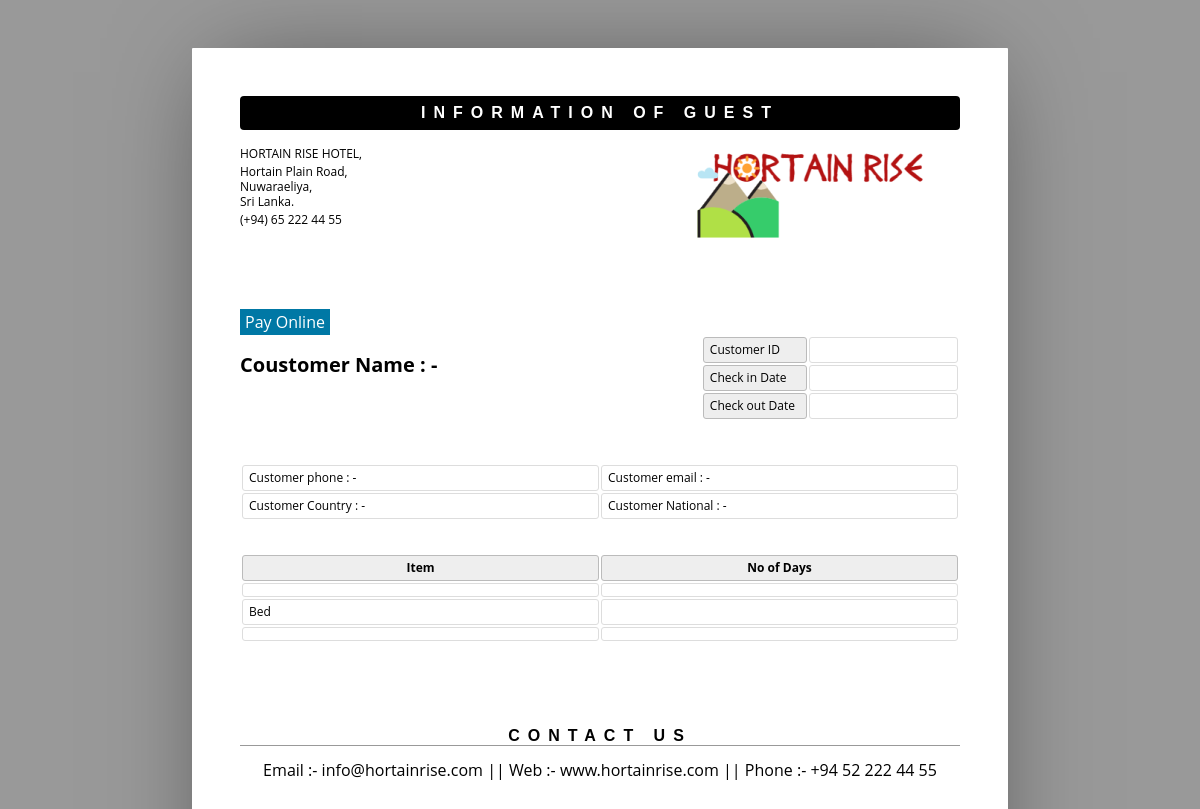
Before: /admin/showpay.php?sid=sumal@gmail.com with the older database file.
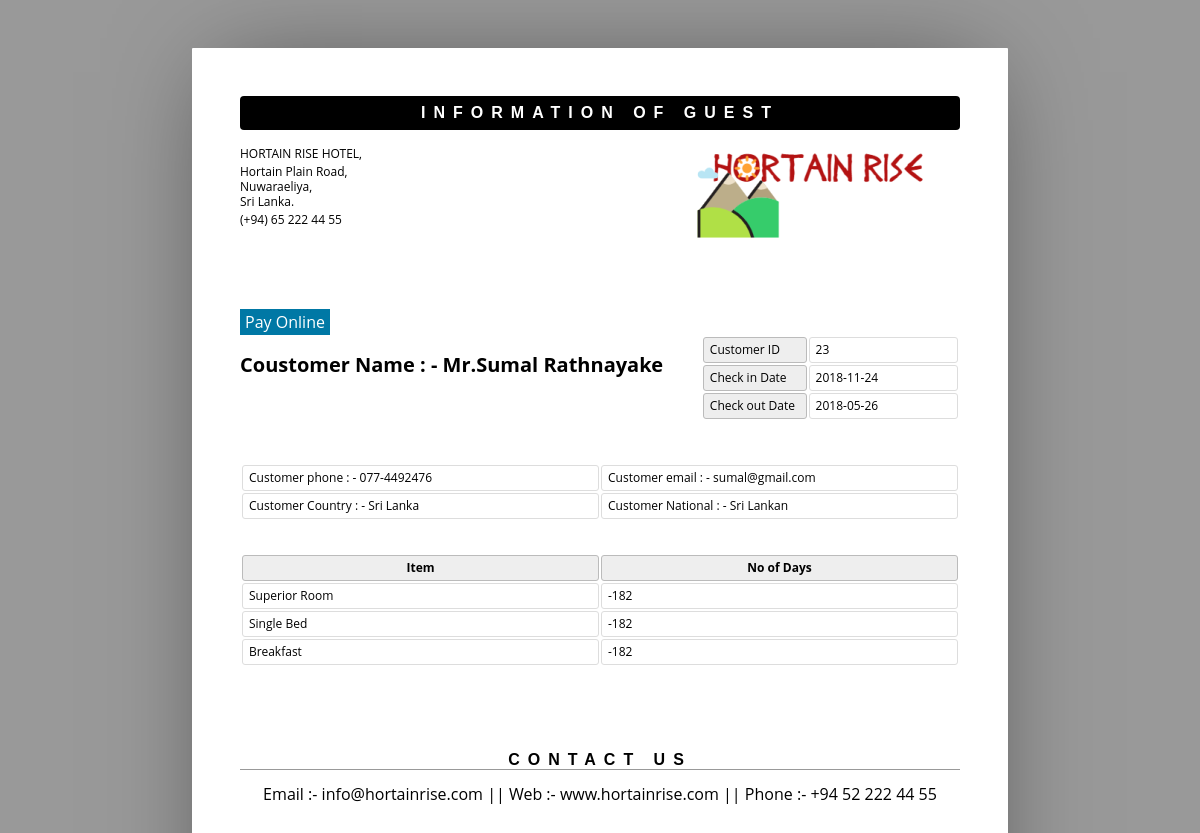
After: the same page with the newer database file.
### tables this page shows
CREATE TABLE `roombook` (
  `id` int(10) UNSIGNED NOT NULL,
  `Title` varchar(5) DEFAULT NULL,
  `FName` text,
  `LName` text,
  `Email` varchar(50) DEFAULT NULL,
  `National` varchar(30) DEFAULT NULL,
  `Country` varchar(30) DEFAULT NULL,
  `Phone` text,
  `TRoom` varchar(20) DEFAULT NULL,
  `Bed` varchar(10) DEFAULT NULL,
  `NRoom` varchar(2) DEFAULT NULL,
  `Meal` varchar(15) DEFAULT NULL,
  `cin` date DEFAULT NULL,
  `cout` date DEFAULT NULL,
  `stat` varchar(15) DEFAULT NULL,
  `nodays` int(11) DEFAULT NULL
);

### admin/showpay.php (the view, shortened to what this page needs)
<?php
include('db.php');
$email2 = $_REQUEST['sid'];
$getid = "SELECT id FROM roombook  where stat = 'Not Conform' and email = '$email2'";
$result2 = mysqli_query($con, $getid);
$row = mysqli_fetch_array($result2, MYSQLI_ASSOC);
$sid = $row['id'];
?>
<html>
    <head>
    </head>
    <body>
        <?php
        include ('db.php');
        $pid = $sid;
        $sql = "select * from roombook where id = '$pid' ";
        $re = mysqli_query($con, $sql);
        while ($row = mysqli_fetch_array($re)) {
            $id = $row['id'];
            $title = $row['Title'];
            $Fname = $row['FName'];
            $lname = $row['LName'];
            $email = $row['Email'];
            $National = $row['National'];
            $country = $row['Country'];
            $phone = $row['Phone'];
            $room_type = $row['TRoom'];
            $Bed_type = $row['Bed'];
            $meal_type = $row['Meal'];
            $cin_date = $row['cin'];
            $cout_date = $row['cout'];
            $nodays = $row['nodays'];
        }
        ?>
        <header>
            <h1>Information of Guest</h1>
            <address >
                <p>HORTAIN RISE HOTEL,</p>
                <p>Hortain Plain Road,<br>Nuwaraeliya,<br>Sri Lanka.</p>
                <p>(+94) 65 222 44 55</p>
            </address>
            <span><img alt="" src="assets/img/hortain.png"></span>
        </header>
        <form method="post" action="pay.php">
            <input type="submit" style="background: #0078A5; color: #fff; padding: 5px" onclick="location.href = ''" name="pay" value="Pay Online" class="btn btn-primary">
        </form>
        <article>
            <address >
                <p><br></p>
                <p>Coustomer Name  : -  <?php echo $title . $Fname . " " . $lname; ?><br></p>
            </address>
            <table class="meta">
                <tr>
                    <th><span >Customer ID</span></th>
                    <td><span ><?php echo $id; ?></span></td>
                </tr>
                <tr>
                    <th><span >Check in Date</span></th>
                    <td><span ><?php echo $cin_date; ?> </span></td>
                </tr>
                <tr>
                    <th><span >Check out Date</span></th>
                    <td><span ><?php echo $cout_date; ?> </span></td>
                </tr>
            </table>
            <table >
                <tr>
                    <td>Customer phone : -  <?php echo $phone; ?> </td>
                    <td>Customer email : -  <?php echo $email; ?> </td>
                </tr>
                <tr>
                    <td>Customer Country : -  <?php echo $country; ?> </td>
                    <td>Customer National : -  <?php echo $National; ?> </td>
                </tr>
            </table>
            <br>
            <br>
            <table class="inventory">
                <thead>
                    <tr>
                        <th><span >Item</span></th>
                        <th><span >No of Days</span></th>
                    </tr>
                </thead>
                <tbody>
                    <tr>
                        <td><span ><?php echo $room_type; ?></span></td>
                        <td><span ><?php echo $nodays; ?> </span></td>
                    </tr>
                    <tr>
                        <td><span ><?php echo $Bed_type; ?>  Bed </span></td>
                        <td><span ><?php echo $nodays; ?></span></td>
                    </tr>
                    <tr>
                        <td><span ><?php echo $meal_type; ?>  </span></td>
                        <td><span ><?php echo $nodays; ?></span></td>
                    </tr>
                </tbody>
            </table>
        </article>
        <aside>
            <h1><span >Contact us</span></h1>
            <div >
                <p align="center">Email :- info@hortainrise.com || Web :- www.hortainrise.com || Phone :- +94 52 222 44 55 </p>
            </div>
        </aside>
    </body>
</html>

Changed rows visible on the page:
added roombook: Title "Mr.", FName "Sumal", LName "Rathnayake", id "23", cin "2018-11-24", cout "2018-05-26", Phone "077-4492476", Email "sumal@gmail.com", Country "Sri Lanka", National "Sri Lankan", TRoom "Superior Room", nodays "-182", Bed "Single", Meal "Breakfast"
